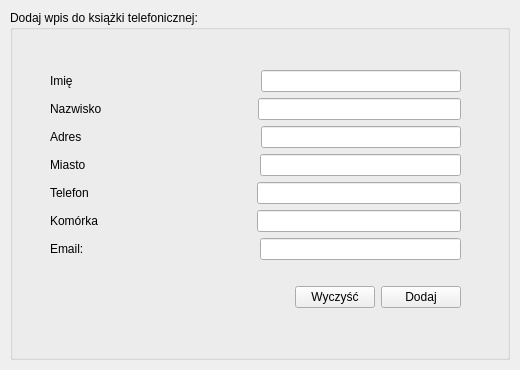
<?xml version="1.0" encoding="UTF-8"?>
<ui version="4.0">
 <class>NewRecordForm</class>
 <widget class="QWidget" name="NewRecordForm">
  <property name="geometry">
   <rect>
    <x>0</x>
    <y>0</y>
    <width>520</width>
    <height>370</height>
   </rect>
  </property>
  <property name="windowTitle">
   <string>Form</string>
  </property>
  <widget class="QGroupBox" name="groupBox_3">
   <property name="geometry">
    <rect>
     <x>10</x>
     <y>10</y>
     <width>500</width>
     <height>350</height>
    </rect>
   </property>
   <property name="title">
    <string>Dodaj wpis do książki telefonicznej:</string>
   </property>
   <widget class="QWidget" name="layoutWidget">
    <property name="geometry">
     <rect>
      <x>40</x>
      <y>40</y>
      <width>411</width>
      <height>278</height>
     </rect>
    </property>
    <layout class="QVBoxLayout" name="verticalLayout_3">
     <item>
      <layout class="QVBoxLayout" name="verticalLayout_2">
       <item>
        <layout class="QHBoxLayout" name="horizontalLayout_8">
         <item>
          <widget class="QLabel" name="nameLabel">
           <property name="text">
            <string>Imię</string>
           </property>
          </widget>
         </item>
         <item>
          <spacer name="horizontalSpacer_8">
           <property name="orientation">
            <enum>Qt::Horizontal</enum>
           </property>
           <property name="sizeHint" stdset="0">
            <size>
             <width>182</width>
             <height>20</height>
            </size>
           </property>
          </spacer>
         </item>
         <item>
          <widget class="QLineEdit" name="nameLineEdit">
           <property name="sizePolicy">
            <sizepolicy hsizetype="Expanding" vsizetype="Fixed">
             <horstretch>1</horstretch>
             <verstretch>0</verstretch>
            </sizepolicy>
           </property>
           <property name="toolTip">
            <string>dupa 1234</string>
           </property>
           <property name="statusTip">
            <string>fasgasfasds</string>
           </property>
           <property name="whatsThis">
            <string>asdasd</string>
           </property>
          </widget>
         </item>
        </layout>
       </item>
       <item>
        <layout class="QHBoxLayout" name="horizontalLayout_9">
         <item>
          <widget class="QLabel" name="surnameLabel">
           <property name="text">
            <string>Nazwisko</string>
           </property>
          </widget>
         </item>
         <item>
          <spacer name="horizontalSpacer_9">
           <property name="orientation">
            <enum>Qt::Horizontal</enum>
           </property>
           <property name="sizeHint" stdset="0">
            <size>
             <width>150</width>
             <height>20</height>
            </size>
           </property>
          </spacer>
         </item>
         <item>
          <widget class="QLineEdit" name="surnameLineEdit">
           <property name="sizePolicy">
            <sizepolicy hsizetype="Expanding" vsizetype="Fixed">
             <horstretch>1</horstretch>
             <verstretch>0</verstretch>
            </sizepolicy>
           </property>
          </widget>
         </item>
        </layout>
       </item>
       <item>
        <layout class="QHBoxLayout" name="horizontalLayout_10">
         <item>
          <widget class="QLabel" name="addressLabel">
           <property name="text">
            <string>Adres</string>
           </property>
          </widget>
         </item>
         <item>
          <spacer name="horizontalSpacer_10">
           <property name="orientation">
            <enum>Qt::Horizontal</enum>
           </property>
           <property name="sizeHint" stdset="0">
            <size>
             <width>173</width>
             <height>20</height>
            </size>
           </property>
          </spacer>
         </item>
         <item>
          <widget class="QLineEdit" name="addressLineEdit">
           <property name="sizePolicy">
            <sizepolicy hsizetype="Expanding" vsizetype="Fixed">
             <horstretch>1</horstretch>
             <verstretch>0</verstretch>
            </sizepolicy>
           </property>
          </widget>
         </item>
        </layout>
       </item>
       <item>
        <layout class="QHBoxLayout" name="horizontalLayout_11">
         <item>
          <widget class="QLabel" name="cityLabel">
           <property name="text">
            <string>Miasto</string>
           </property>
          </widget>
         </item>
         <item>
          <spacer name="horizontalSpacer_11">
           <property name="orientation">
            <enum>Qt::Horizontal</enum>
           </property>
           <property name="sizeHint" stdset="0">
            <size>
             <width>168</width>
             <height>20</height>
            </size>
           </property>
          </spacer>
         </item>
         <item>
          <widget class="QLineEdit" name="cityLineEdit">
           <property name="sizePolicy">
            <sizepolicy hsizetype="Preferred" vsizetype="Fixed">
             <horstretch>1</horstretch>
             <verstretch>0</verstretch>
            </sizepolicy>
           </property>
          </widget>
         </item>
        </layout>
       </item>
       <item>
        <layout class="QHBoxLayout" name="horizontalLayout_12">
         <item>
          <widget class="QLabel" name="phoneLabel">
           <property name="text">
            <string>Telefon</string>
           </property>
          </widget>
         </item>
         <item>
          <spacer name="horizontalSpacer_12">
           <property name="orientation">
            <enum>Qt::Horizontal</enum>
           </property>
           <property name="sizeHint" stdset="0">
            <size>
             <width>162</width>
             <height>20</height>
            </size>
           </property>
          </spacer>
         </item>
         <item>
          <widget class="QLineEdit" name="phoneLineEdit">
           <property name="sizePolicy">
            <sizepolicy hsizetype="Preferred" vsizetype="Fixed">
             <horstretch>1</horstretch>
             <verstretch>0</verstretch>
            </sizepolicy>
           </property>
          </widget>
         </item>
        </layout>
       </item>
       <item>
        <layout class="QHBoxLayout" name="horizontalLayout_13">
         <item>
          <widget class="QLabel" name="mobileLabel">
           <property name="text">
            <string>Komórka</string>
           </property>
          </widget>
         </item>
         <item>
          <spacer name="horizontalSpacer_13">
           <property name="orientation">
            <enum>Qt::Horizontal</enum>
           </property>
           <property name="sizeHint" stdset="0">
            <size>
             <width>153</width>
             <height>20</height>
            </size>
           </property>
          </spacer>
         </item>
         <item>
          <widget class="QLineEdit" name="mobileLineEdit">
           <property name="sizePolicy">
            <sizepolicy hsizetype="Expanding" vsizetype="Fixed">
             <horstretch>1</horstretch>
             <verstretch>0</verstretch>
            </sizepolicy>
           </property>
          </widget>
         </item>
        </layout>
       </item>
       <item>
        <layout class="QHBoxLayout" name="horizontalLayout_14">
         <item>
          <widget class="QLabel" name="emailLabel">
           <property name="text">
            <string>Email:</string>
           </property>
          </widget>
         </item>
         <item>
          <spacer name="horizontalSpacer_14">
           <property name="orientation">
            <enum>Qt::Horizontal</enum>
           </property>
           <property name="sizeHint" stdset="0">
            <size>
             <width>170</width>
             <height>20</height>
            </size>
           </property>
          </spacer>
         </item>
         <item>
          <widget class="QLineEdit" name="emailLineEdit">
           <property name="sizePolicy">
            <sizepolicy hsizetype="Expanding" vsizetype="Fixed">
             <horstretch>1</horstretch>
             <verstretch>0</verstretch>
            </sizepolicy>
           </property>
          </widget>
         </item>
        </layout>
       </item>
      </layout>
     </item>
     <item>
      <layout class="QHBoxLayout" name="horizontalLayout_15">
       <item>
        <spacer name="horizontalSpacer_15">
         <property name="orientation">
          <enum>Qt::Horizontal</enum>
         </property>
         <property name="sizeHint" stdset="0">
          <size>
           <width>40</width>
           <height>20</height>
          </size>
         </property>
        </spacer>
       </item>
       <item>
        <widget class="QPushButton" name="clearFieldsPushButton">
         <property name="text">
          <string>Wyczyść</string>
         </property>
        </widget>
       </item>
       <item>
        <widget class="QPushButton" name="addRecordPushButton">
         <property name="text">
          <string>Dodaj</string>
         </property>
        </widget>
       </item>
      </layout>
     </item>
    </layout>
   </widget>
  </widget>
 </widget>
 <resources/>
 <connections/>
</ui>
